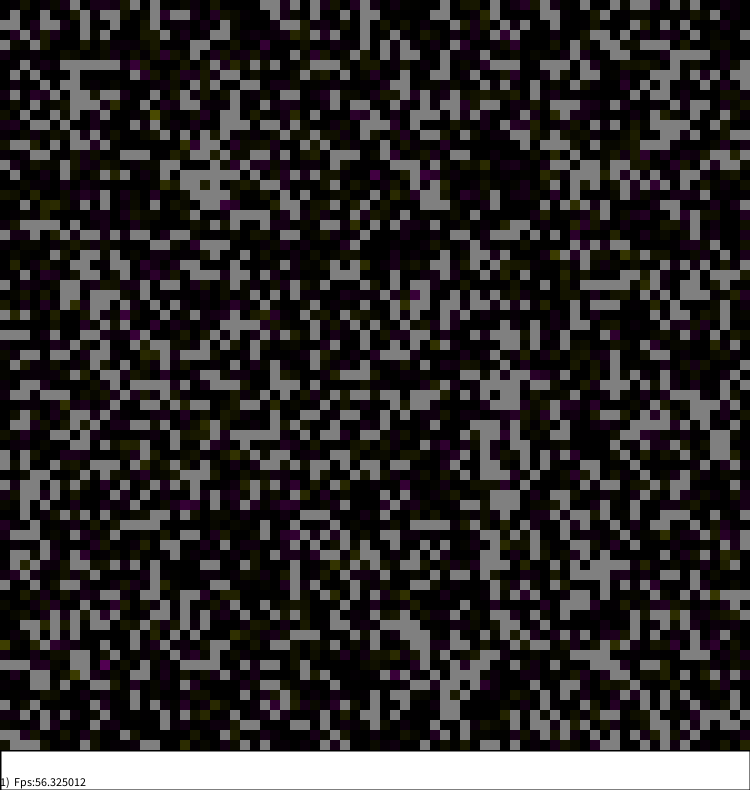
Frame 1 (no input)
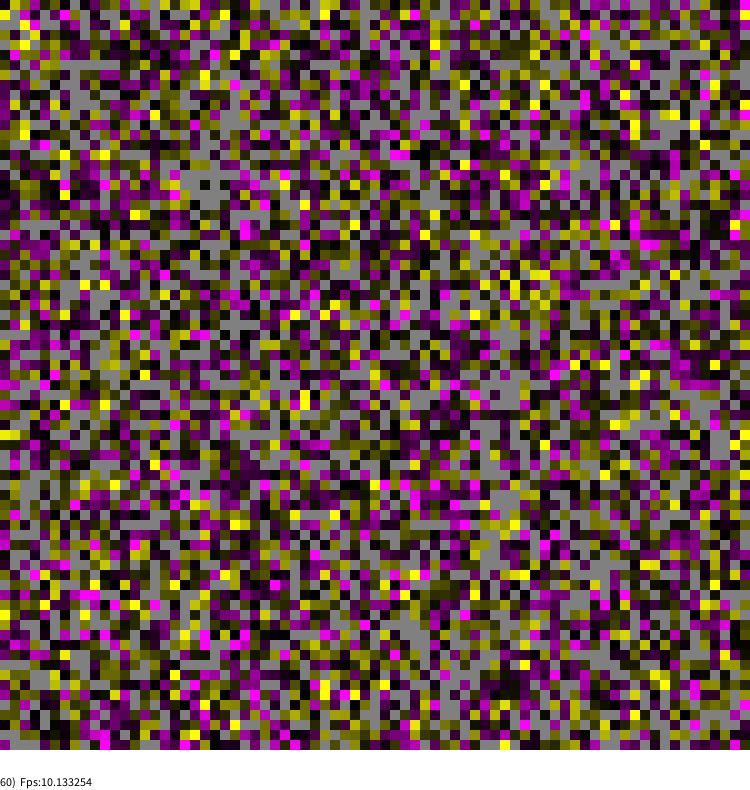
Frame 60 (the mouse pressed at the canvas centre just before this capture)
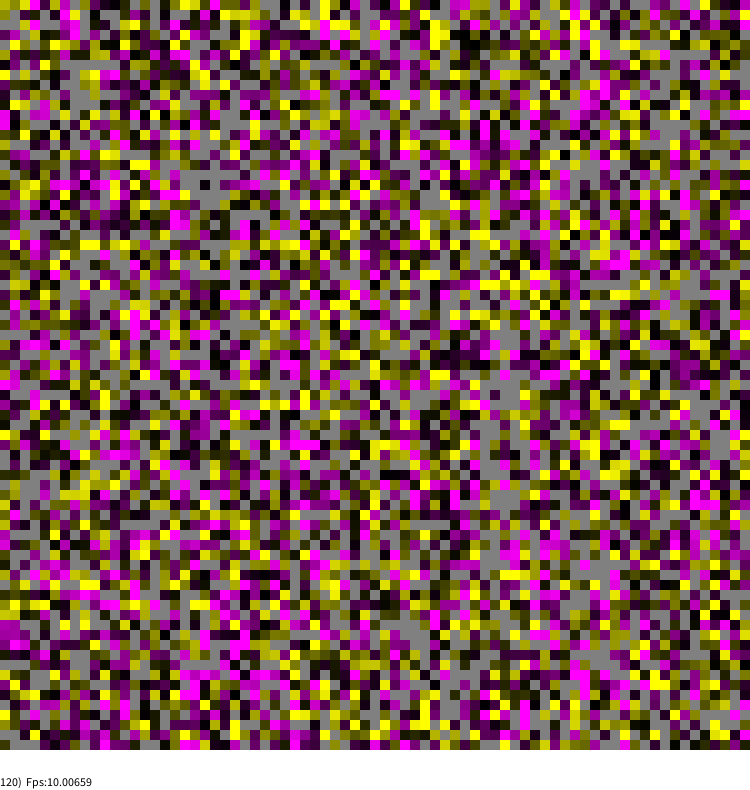
Frame 120 (the mouse held since frame 60 and released just before this capture)

The Processing sketch that drew these frames (run headless with seeded random() and noise(); from frame 60 on, the mouse is pressed at the canvas centre):

// Processing sketch: ABMTemplateMinimum0
// ── ABMTemplateMinimum0.pde
//   ABM minimum template - using template for AGENT BASE MODEL in 2D discrete geometry
//   >>>>   only necessary modules <<<<
//   implemented by Wojciech Borkowski
/////////////////////////////////////////////////////////////////////////////////////////

//Model parameters
int side=75;//side of main table
String modelName="ABMTemplateMin";
float density=0.75;

World TheWorld=new World(side);//... but will be fully initialised inside setup()

//Parameters of visualisation etc...
int cwidth=15;//size of cell
int STATUSHEIGH=40;

int STEPSperVIS=1;//How offten visualise
int FRAMEFREQ=10; //Less or more frequent update
//boolean WITH_VIDEO=false;//Make a movie from simulation?
boolean simulationRun=true;//Start/stop flag

void setup()
{
  //Graphics
  size(750,790);
  frameRate(FRAMEFREQ);
  background(255,255,200);
  strokeWeight(2);
  
  //Model
  initializeModel(TheWorld);// Complete initialisation
  //initializeStats(); //For statistics
  //doStatistics(TheWorld);
  
  //Window size calculation
  println("REQUIRED SIZE OF PAINTING AREA IS "+(cwidth*side)+"x"+(cwidth*side+STATUSHEIGH));
  cwidth=width/side;
  
  //FOR RTMVideo.pde UNIT
  //if(WITH_VIDEO) {initVideoExport(this,modelName+".mp4",FRAMEFREQ);FirstVideoFrame();}
  
  //Finishing setup stage
  println("CURRENT SIZE OF PAINTING AREA IS "+width+"x"+height);//-myMenu.bounds.height???
  visualizeModel(TheWorld);//FOR RTMVideo.pde UNIT - First time visualisation
  
  //if(!simulationRun) //FOR RTMEvents.pde UNIT
  //  println("PRESS 'r' or 'ESC' to start simulation");
  //else
  //  println("PRESS 's' or 'ESC' to pause simulation");
  
  //NextVideoFrame();//FOR RTMVideo.pde - It utilise inside variable to check if is enabled
}

void draw()
{
  if(simulationRun)
  {
    modelStep(TheWorld);
    //doStatistics(TheWorld);
  }
  
  writeStatusLine();
  
  if(!simulationRun //When simulation was stopped only visualisation should work
  || StepCounter % STEPSperVIS == 0 ) //But when model is running, visualisation should be done from time to time
  {
    visualizeModel(TheWorld);
    //NextVideoFrame();//FOR RTMVideo.pde UNIT - It utilise inside variable to check if is enabled
  }

}

void writeStatusLine()
{
  fill(255);rect(0,side*cwidth,width,STATUSHEIGH);
  fill(0);noStroke();
  //textAlign(LEFT, TOP);
  //text(meanDummy+"  "+liveCount,0,side*cwidth);//MOST IMPORTANT STATISTICS
  textAlign(LEFT, BOTTOM);
  text(StepCounter+")  Fps:"+ frameRate,0,side*cwidth+STATUSHEIGH-2);
}

///////////////////////////////////////////////////////////////////////////////////////////
//  https://www.researchgate.net/profile/WOJCIECH_BORKOWSKI - ABM MAIN TEMPLATE
///////////////////////////////////////////////////////////////////////////////////////////

// ── Agent.pde
// Agent is a one of two central class of each ABM model
///////////////////////////////////////////////////////////////
class Agent
{
  float dummy;//Dummy attribute/field. Only for demonstration.
  //... FOR YOUR CODE
  
  Agent()//Constructor of the Agent
  {
    dummy=0;
    //... FOR YOUR CODE
  }
}

///////////////////////////////////////////////////////////////////////////////////////////
//  https://www.researchgate.net/profile/WOJCIECH_BORKOWSKI - ABM: AGENT FOR FILL UP
///////////////////////////////////////////////////////////////////////////////////////////

// ── AgentBasics.pde
// Agent is a one of two central class of each ABM model
// Agent need to be initialised & they need logic of change 
///////////////////////////////////////////////////////////////

void initializeAgents(Agent[][] agents)
{
   for(int a=0;a<agents.length;a++)
    for(int b=0;b<agents[a].length;b++)
    if(random(1)<density)
    {
      Agent curr=new Agent();
      agents[a][b]=curr;
    }
}
//OR
void initializeAgents(Agent[] agents)
{
  for(int a=0;a<agents.length;a++)
  if(random(1)<density)
  {
    Agent curr=new Agent();
    agents[a]=curr;
  }
}

void  dummyChangeAgents(Agent[] agents)
{
  int MC=agents.length;
  for(int i=0;i<MC;i++)
  {
    int a=(int)random(0,agents.length);
    if(agents[a]!= null )
      agents[a].dummy+=random(-0.1,0.1);
  }  
}
//OR
void  dummyChangeAgents(Agent[][] agents)
{
  int MC=agents.length*agents[0].length;
  for(int i=0;i<MC;i++)
  {
    int a=(int)random(0,agents.length);
    int b=(int)random(0,agents[a].length);
    if(agents[a][b]!= null )
      agents[a][b].dummy+=random(-0.1,0.1);
  }
}

////////////////////////////////////////////////////////////////////////////////////////////////////////////
//  https://www.researchgate.net/profile/WOJCIECH_BORKOWSKI - ABM: BASIC INITIALISATION & EVERY STEP CHANGE
////////////////////////////////////////////////////////////////////////////////////////////////////////////

// ── AssemblingOfWorld.pde
// World is a one of two central class of each ABM model
///////////////////////////////////////////////////////////////
int StepCounter=0;

class World
{
  //Agent agents[];//One dimensional array of agents
  //OR
  Agent agents[][];//Two dimensional array of agents
  
  World(int side)//Constructor of the World
  {
    //agents=new Agent[side];
    //OR
    agents=new Agent[side][side];
  }
}

//More alaborated functionalities are defined as stand-alone functions,
//not as methods because of not enought flexible syntax of Processing
///////////////////////////////////////////////////////////////////////////

void initializeModel(World world)
{
  initializeAgents(world.agents);
}

void visualizeModel(World world)
{
  visualizeAgents(world.agents);
}

void dummyChange(World world) //Delete it, when real SIMULATION will be defined. 
{
  dummyChangeAgents(world.agents);
}

void modelStep(World world)
{
   //Dummy part
   dummyChange(world);
   //OR
   //... do real simulation on agents ... THIS PART IS FOR YOU!
   
   StepCounter++;
}

///////////////////////////////////////////////////////////////////////////////////////////////
//  https://www.researchgate.net/profile/WOJCIECH_BORKOWSKI - ABM: WORLD OF AGENTS FOR FILL UP
///////////////////////////////////////////////////////////////////////////////////////////////

// ── ModelVisual.pde
// World full of agents need method of visualisation on screen/window
////////////////////////////////////////////////////////////////////////////

void visualizeAgents(Agent[][] agents)
{
  Agent curra;
  for(int a=0;a<agents.length;a++)
   for(int b=0;b<agents[a].length;b++)
   {
    //Colorisation... for example
    if( (curra=agents[a][b]) != null )
    {
      if(curra.dummy>=0)
        fill(curra.dummy*255,0,curra.dummy*255);
      else
        fill(-curra.dummy*255,-curra.dummy*255,0);
    }
    else
    {
      fill(128);
    }
    
    rect(a*cwidth,b*cwidth,cwidth,cwidth);
   }
}
//OR
void visualizeAgents(Agent[] agents)
{
   Agent curra;
   for(int a=0;a<agents.length;a++)
   {
    //Colorisation... for example
    if( (curra=agents[a]) != null )
    {
      if(curra.dummy>=0)
        fill(curra.dummy*255,0,curra.dummy*255);
      else
        fill(-curra.dummy*255,-curra.dummy*255,0);
    }
    else
    {
      fill(128);
    }
    
    int t=StepCounter%side;
    noStroke();
    rect(a*cwidth,t*cwidth,cwidth,cwidth);
    stroke(255);
    line(0,(t+1)*cwidth+1,width,(t+1)*cwidth+1);
   }
}

////////////////////////////////////////////////////////////////////////////////////////////////////////
//  https://www.researchgate.net/profile/WOJCIECH_BORKOWSKI - ABM: BASIC VISUALISATION
////////////////////////////////////////////////////////////////////////////////////////////////////////
